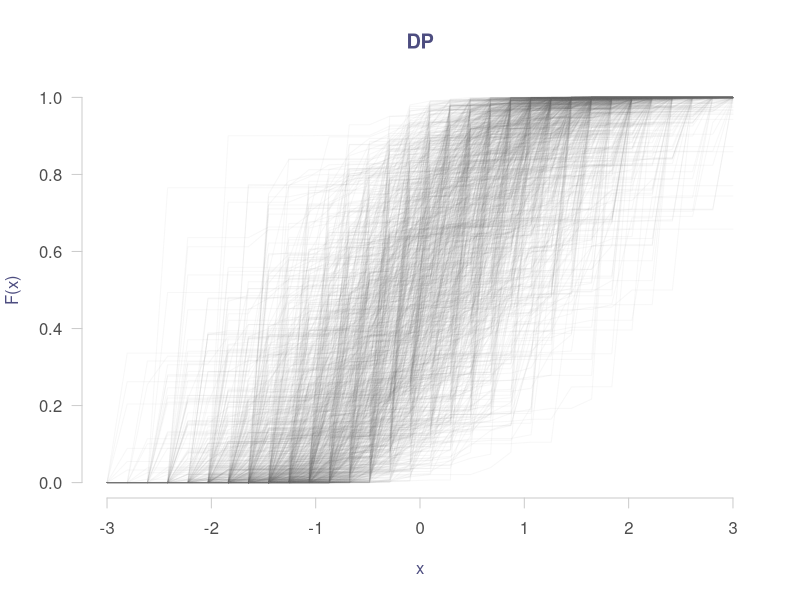

Reproduce this figure in R.
# Simulation of Dirichlet process prior realizations

color.btwn <- function(x,ylo,yhi,from,to,col.area="grey") {
  x <- c(x,rev(x))
  y <- c(yhi,rev(ylo))

  polygon(c(x[x>=from & x<= to]),
          c(y[x>=from & x<=to]),
          col=col.area,border=F)
}

rdir <- function(N,a) {
  k <- length(a)
  x <- matrix(rgamma(k*N, a, 1), N, k, byrow=T)
  rowsums <- x %*% rep(1,k)
  x / as.vector(rowsums)
}

# Using the dirichlet distribution (Ferguson)
dp <- function(N=1,a,pG,xlim=c(0,1),n=1000) {
  x <- seq(xlim[1],xlim[2],length=n)
  x <- sort(c(-1e1000,x))
  dG0 <- pG(x[-1]) - pG(x[-length(x)])
  out <- rdir(N,a*dG0)
  G <- t(apply(out,1,cumsum))
  list("G"=G, "x"= x[-1])
}

### Plotting Function
dp.post <- function(X,col.lines=rgb(.4,.4,.4,.1),xlim.def=range(X$x),...) {
  plot(0,xlim=xlim.def,ylim=c(0,1),cex=0,bty="n",las=1,
       col.axis=rgb(.3,.3,.3),fg=rgb(.8,.8,.8),col.lab=rgb(.3,.3,.5),
       col.main=rgb(.3,.3,.5),...)
  xx <- X$x
  print(nrow(X$G))
  for (i in 1:nrow(X$G)) {
    lines(xx,X$G[i,],type="l",col=col.lines)
  }
}

# DP using Sethuraman's construction
dp_stickbreak <- function(N=1,a,rG,xlim=c(0,1), J=NULL, eps=.01, printProg=T) {
  if (is.null(J)) {
    J <- log(eps) / (log(a) - log(a+1))
    J <- round(J)
    print(J)
  }

  x <- seq(xlim[1],xlim[2],length=J)
  Z <- matrix(rbeta(J*N,1,a),N,J)
  th <- matrix(rG(J*N),N,J)
  W <- matrix(0,N,J)
  G <- matrix(0,N,J)
  W[,1] <- Z[,1]

  for (i in 1:N) {
    for (l in 1:J) { # OPTIMIZE?
      if (l>1) W[i,l] <- Z[i,l] * prod(1-Z[i,1:(l-1)])
      G[i,l] <- sum(W[i,th[i,] <= x[l]])
      it <- (i-1)*J+l
      if (printProg) cat("\r Progress: ", it/(N*J) )
    }
  }

  out <- list("G"=G, "x"=x, "J"=J)
  out
}
gx <- dp_stickbreak(N=1000, a=3,rG=function(n) rnorm(n), xlim=c(-3,3), eps=1e-4)
dp.post(gx,col.lines=rgb(.4,.4,.4,.05),ylab="F(x)",xlab="x",main="DP")

#source("dpPrior.R")
